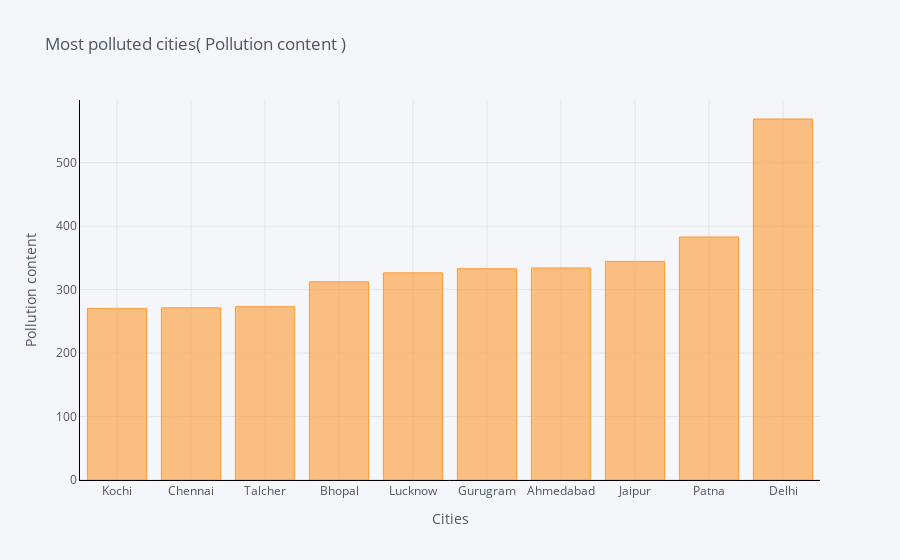

Write notebook code for a chart like this one.
### Code cell
def max_bar_plot(var):
    x1 = df1[['City',var]].groupby(["City"]).median().sort_values(by = var,
    ascending = True).tail(10).iplot(kind='bar', xTitle='Cities',yTitle=var, 
                                     linecolor='black', title='{2} {1} {0}'.format(")",var,' Most polluted cities('))

p = max_bar_plot('Pollution content')

### Figure 1 — Plotly figure (JSON) as saved in the notebook; plotly's stock layout.template omitted (floating-point values rounded to 4 significant figures)
{"data": [{"marker": {"color": "rgba(255, 153, 51, 0.6)", "line": {"color": "rgba(255, 153, 51, 1.0)", "width": 1}}, "name": "Pollution content", "orientation": "v", "text": "", "type": "bar", "x": ["Kochi", "Chennai", "Talcher", "Bhopal", "Lucknow", "Gurugram", "Ahmedabad", "Jaipur", "Patna", "Delhi"], "y": [270.5, 271.3, 273.2, 312.5, 326.5, 333.0, 334.3, 344.6, 383.0, 569.0]}], "layout": {"legend": {"bgcolor": "#F5F6F9", "font": {"color": "#4D5663"}}, "paper_bgcolor": "#F5F6F9", "plot_bgcolor": "#F5F6F9", "title": {"font": {"color": "#4D5663"}, "text": " Most polluted cities( Pollution content )"}, "xaxis": {"gridcolor": "#E1E5ED", "linecolor": "black", "showgrid": true, "tickfont": {"color": "#4D5663"}, "title": {"font": {"color": "#4D5663"}, "text": "Cities"}, "zerolinecolor": "#E1E5ED"}, "yaxis": {"gridcolor": "#E1E5ED", "linecolor": "black", "showgrid": true, "tickfont": {"color": "#4D5663"}, "title": {"font": {"color": "#4D5663"}, "text": "Pollution content"}, "zerolinecolor": "#E1E5ED"}}}
